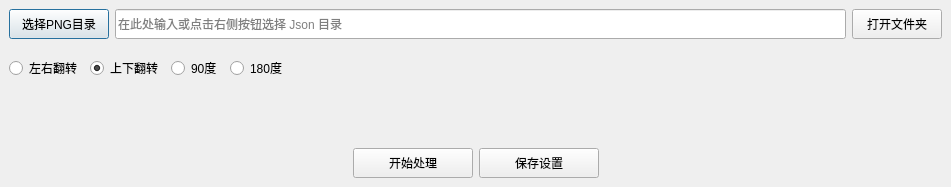
<?xml version="1.0" encoding="UTF-8"?>
<ui version="4.0">
 <class>DialogPngDirectionFix</class>
 <widget class="QDialog" name="DialogPngDirectionFix">
  <property name="geometry">
   <rect>
    <x>0</x>
    <y>0</y>
    <width>951</width>
    <height>187</height>
   </rect>
  </property>
  <property name="windowTitle">
   <string>Png图片翻转修复</string>
  </property>
  <layout class="QHBoxLayout" name="horizontalLayout">
   <property name="spacing">
    <number>2</number>
   </property>
   <property name="leftMargin">
    <number>0</number>
   </property>
   <property name="topMargin">
    <number>0</number>
   </property>
   <property name="rightMargin">
    <number>0</number>
   </property>
   <property name="bottomMargin">
    <number>0</number>
   </property>
   <item>
    <widget class="QWidget" name="widget" native="true">
     <layout class="QVBoxLayout" name="verticalLayout">
      <item>
       <widget class="QWidget" name="widget_2" native="true">
        <property name="maximumSize">
         <size>
          <width>16777215</width>
          <height>30</height>
         </size>
        </property>
        <layout class="QHBoxLayout" name="horizontalLayout_2">
         <property name="spacing">
          <number>6</number>
         </property>
         <property name="leftMargin">
          <number>0</number>
         </property>
         <property name="topMargin">
          <number>0</number>
         </property>
         <property name="rightMargin">
          <number>0</number>
         </property>
         <property name="bottomMargin">
          <number>0</number>
         </property>
         <item>
          <widget class="QPushButton" name="pushButton_select_png_dir">
           <property name="minimumSize">
            <size>
             <width>100</width>
             <height>30</height>
            </size>
           </property>
           <property name="text">
            <string>选择PNG目录</string>
           </property>
          </widget>
         </item>
         <item>
          <widget class="QLineEdit" name="lineEdit_json_dir">
           <property name="minimumSize">
            <size>
             <width>0</width>
             <height>30</height>
            </size>
           </property>
           <property name="placeholderText">
            <string>在此处输入或点击右侧按钮选择 Json 目录</string>
           </property>
          </widget>
         </item>
         <item>
          <widget class="QPushButton" name="pushButton_open_dir">
           <property name="minimumSize">
            <size>
             <width>90</width>
             <height>30</height>
            </size>
           </property>
           <property name="text">
            <string>打开文件夹</string>
           </property>
          </widget>
         </item>
        </layout>
       </widget>
      </item>
      <item>
       <widget class="QWidget" name="widget_5" native="true">
        <layout class="QHBoxLayout" name="horizontalLayout_4">
         <property name="spacing">
          <number>8</number>
         </property>
         <property name="leftMargin">
          <number>0</number>
         </property>
         <property name="topMargin">
          <number>0</number>
         </property>
         <property name="rightMargin">
          <number>0</number>
         </property>
         <property name="bottomMargin">
          <number>0</number>
         </property>
         <item>
          <widget class="QRadioButton" name="checkBox_flip_left_right">
           <property name="text">
            <string>左右翻转</string>
           </property>
          </widget>
         </item>
         <item>
          <widget class="QRadioButton" name="checkBox_flip_top_down">
           <property name="text">
            <string>上下翻转</string>
           </property>
           <property name="checked">
            <bool>true</bool>
           </property>
          </widget>
         </item>
         <item>
          <widget class="QRadioButton" name="checkBox_rotate_90">
           <property name="text">
            <string>90度</string>
           </property>
          </widget>
         </item>
         <item>
          <widget class="QRadioButton" name="checkBox_rotate_180">
           <property name="text">
            <string>180度</string>
           </property>
          </widget>
         </item>
         <item>
          <spacer name="horizontalSpacer_3">
           <property name="orientation">
            <enum>Qt::Orientation::Horizontal</enum>
           </property>
           <property name="sizeHint" stdset="0">
            <size>
             <width>40</width>
             <height>20</height>
            </size>
           </property>
          </spacer>
         </item>
        </layout>
       </widget>
      </item>
      <item>
       <widget class="QWidget" name="widget_3" native="true"/>
      </item>
      <item>
       <widget class="QWidget" name="widget_4" native="true">
        <property name="maximumSize">
         <size>
          <width>16777215</width>
          <height>30</height>
         </size>
        </property>
        <layout class="QHBoxLayout" name="horizontalLayout_3">
         <property name="leftMargin">
          <number>0</number>
         </property>
         <property name="topMargin">
          <number>0</number>
         </property>
         <property name="rightMargin">
          <number>0</number>
         </property>
         <property name="bottomMargin">
          <number>0</number>
         </property>
         <item>
          <spacer name="horizontalSpacer_2">
           <property name="orientation">
            <enum>Qt::Orientation::Horizontal</enum>
           </property>
           <property name="sizeHint" stdset="0">
            <size>
             <width>40</width>
             <height>20</height>
            </size>
           </property>
          </spacer>
         </item>
         <item>
          <widget class="QPushButton" name="pushButton_start">
           <property name="minimumSize">
            <size>
             <width>120</width>
             <height>30</height>
            </size>
           </property>
           <property name="maximumSize">
            <size>
             <width>150</width>
             <height>16777215</height>
            </size>
           </property>
           <property name="text">
            <string>开始处理</string>
           </property>
          </widget>
         </item>
         <item>
          <widget class="QPushButton" name="pushButton_save_settings">
           <property name="minimumSize">
            <size>
             <width>120</width>
             <height>30</height>
            </size>
           </property>
           <property name="text">
            <string>保存设置</string>
           </property>
          </widget>
         </item>
         <item>
          <spacer name="horizontalSpacer">
           <property name="orientation">
            <enum>Qt::Orientation::Horizontal</enum>
           </property>
           <property name="sizeHint" stdset="0">
            <size>
             <width>40</width>
             <height>20</height>
            </size>
           </property>
          </spacer>
         </item>
        </layout>
       </widget>
      </item>
     </layout>
    </widget>
   </item>
  </layout>
 </widget>
 <resources/>
 <connections/>
</ui>
